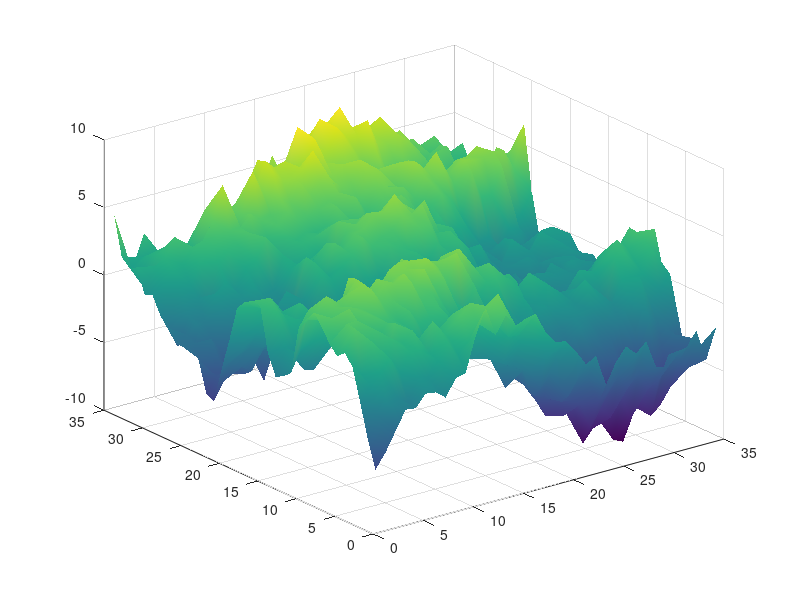

Here is the MATLAB script that generated this plot:
clc
close all
clear all


N=70;
M=N;
% sfrN=-N:N;
% sfrM=-M:M;
m=0+1*randn(N,M);

%%% autocorrelation function
%%%%% FIRST PART CIRCULAR FILTER
a=0.20;
k=-13:1:13;
l=k;
sig=1;
bx=4;
by=12;


% z(:,:)=[0];
salida=[];

for ii=1:N/2
    for jj=1:M/2

z=0;
        for i=1:length(k);
            for j=1:length(l);
                if or(k(i),l(j)) == 0
                else
                    argu=2*pi*a*sqrt(k(i)^2 + l(j)^2);
                    bes=besselj(1,argu);
                    hkl=a*(bes/(k(i)^2 + l(j)^2)^(1/2));
%                     z=z+(m(ii+i,jj+j)*hkl);
                    
                    Rzz=(sig^2)*exp(-2.3*((k(i)/bx)^2 + (l(j)/by)^2)^(1/2));
                    z=z+(m(ii+i,jj+j)*Rzz);

                    

                end
            end
        end
        Z(ii,jj)=z;
    end
 
end

% [K,L]=meshgrid(k,l);
% surf(K,L,Datos);
% figure

[x,y]=meshgrid(1:1:length(Z(1,:)),1:1:length(Z(:,1)));
surf(x,y,Z,'edgecolor','none','facecolor','interp');


